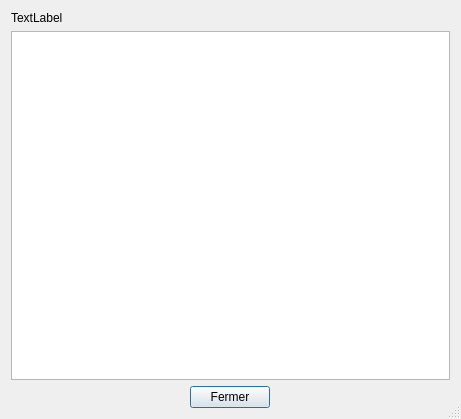
<?xml version="1.0" encoding="UTF-8"?>
<ui version="4.0">
 <class>VolleyDialog</class>
 <widget class="QDialog" name="VolleyDialog">
  <property name="windowModality">
   <enum>Qt::NonModal</enum>
  </property>
  <property name="geometry">
   <rect>
    <x>0</x>
    <y>0</y>
    <width>461</width>
    <height>419</height>
   </rect>
  </property>
  <property name="windowTitle">
   <string>Dialog</string>
  </property>
  <property name="styleSheet">
   <string notr="true"/>
  </property>
  <property name="sizeGripEnabled">
   <bool>true</bool>
  </property>
  <property name="modal">
   <bool>true</bool>
  </property>
  <layout class="QVBoxLayout" name="verticalLayout">
   <item>
    <widget class="QLabel" name="label">
     <property name="text">
      <string>TextLabel</string>
     </property>
    </widget>
   </item>
   <item>
    <widget class="QTableView" name="tableView">
     <property name="styleSheet">
      <string notr="true"/>
     </property>
     <property name="editTriggers">
      <set>QAbstractItemView::NoEditTriggers</set>
     </property>
     <property name="tabKeyNavigation">
      <bool>false</bool>
     </property>
     <property name="showDropIndicator" stdset="0">
      <bool>false</bool>
     </property>
     <property name="dragDropOverwriteMode">
      <bool>false</bool>
     </property>
     <property name="selectionMode">
      <enum>QAbstractItemView::NoSelection</enum>
     </property>
     <property name="wordWrap">
      <bool>false</bool>
     </property>
     <property name="cornerButtonEnabled">
      <bool>false</bool>
     </property>
     <attribute name="horizontalHeaderCascadingSectionResizes">
      <bool>false</bool>
     </attribute>
     <attribute name="horizontalHeaderDefaultSectionSize">
      <number>50</number>
     </attribute>
     <attribute name="horizontalHeaderMinimumSectionSize">
      <number>20</number>
     </attribute>
    </widget>
   </item>
   <item>
    <widget class="QWidget" name="widget" native="true">
     <layout class="QHBoxLayout" name="horizontalLayout">
      <property name="spacing">
       <number>0</number>
      </property>
      <property name="leftMargin">
       <number>0</number>
      </property>
      <property name="topMargin">
       <number>0</number>
      </property>
      <property name="rightMargin">
       <number>0</number>
      </property>
      <property name="bottomMargin">
       <number>0</number>
      </property>
      <item>
       <widget class="QPushButton" name="pushButton">
        <property name="sizePolicy">
         <sizepolicy hsizetype="Maximum" vsizetype="Fixed">
          <horstretch>0</horstretch>
          <verstretch>0</verstretch>
         </sizepolicy>
        </property>
        <property name="text">
         <string>   Fermer   </string>
        </property>
       </widget>
      </item>
     </layout>
    </widget>
   </item>
  </layout>
 </widget>
 <resources/>
 <connections>
  <connection>
   <sender>pushButton</sender>
   <signal>clicked()</signal>
   <receiver>VolleyDialog</receiver>
   <slot>close()</slot>
   <hints>
    <hint type="sourcelabel">
     <x>226</x>
     <y>393</y>
    </hint>
    <hint type="destinationlabel">
     <x>302</x>
     <y>414</y>
    </hint>
   </hints>
  </connection>
 </connections>
</ui>
